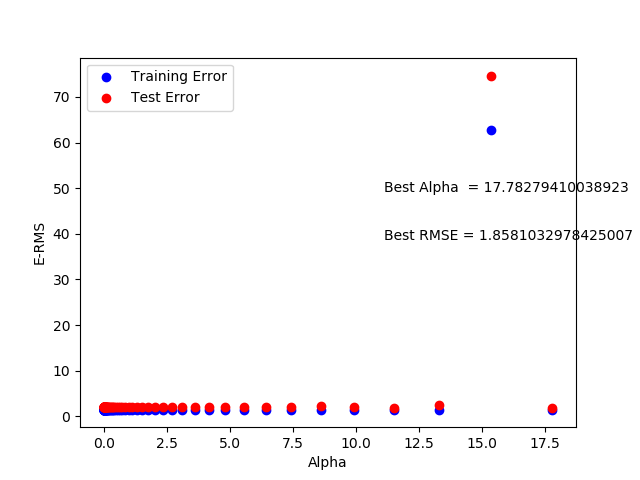

Recreate this plot in Python.

import pandas as pd 
import numpy as np 

import matplotlib.pyplot as plt

# the library we will use to create the model 
from sklearn import linear_model
from sklearn.linear_model import Ridge

# Polynomial features
from sklearn.preprocessing import PolynomialFeatures

from sklearn import metrics
import math

DATA_FILE       = "/Users/sonu/Documents/aiml/assignments/c1_Project_D/project - part D - training data set.csv"
TEST_DATA_FILE  = "/Users/sonu/Documents/aiml/assignments/c1_Project_D/project - part D - testing data set.csv"

DATA_SEP = ','

# read inputs
dfTrain = pd.read_csv(DATA_FILE, sep=DATA_SEP)
dfTest = pd.read_csv(TEST_DATA_FILE, sep=DATA_SEP)

## Train data
_X = dfTrain['Father'].values.reshape(-1,1)
y = dfTrain['Son'].values.reshape(-1,1)

## Test data
_X_test = dfTest['Father'].values.reshape(-1,1)
y_test = dfTest['Son'].values.reshape(-1,1)


# Degrees to fit
# MAX_ITER     = 100
DEGREE       = 11

poly = PolynomialFeatures(degree=DEGREE)
X = poly.fit_transform(_X)
# transform features
X_test = poly.fit_transform(_X_test)

test_score = []
training_score = []

lps = np.logspace(-5, 1.25, 100)
for lp in lps:
    # Reg model
    ridge = Ridge(alpha=lp, max_iter=10000)
    ridge.fit(X,y)
    #predict
    y_pred = ridge.predict(X)
    y_pred_test = ridge.predict(X_test)
    test_score.append((lp, math.sqrt(metrics.mean_squared_error(y_test, y_pred_test))))
    training_score.append((lp, math.sqrt(metrics.mean_squared_error(y, y_pred))))

print("Best Alpha : ", test_score[test_score.index(min(test_score))][0])
print("Best RMSE : ", test_score[test_score.index(min(test_score))][1])

plt.scatter(lps, [i[1] for i in training_score], color='b', label='Training Error')
plt.scatter(lps, [j[1] for j in test_score], color='r', label='Test Error')
plt.xlabel("Alpha")
plt.ylabel("E-RMS")
plt.legend()
plt.figtext(.6, .6, "Best Alpha  = %s" % (str(test_score[test_score.index(min(test_score))][0])))
plt.figtext(.6, .5, "Best RMSE = %s" % (str(test_score[test_score.index(min(test_score))][1])))
plt.show()
